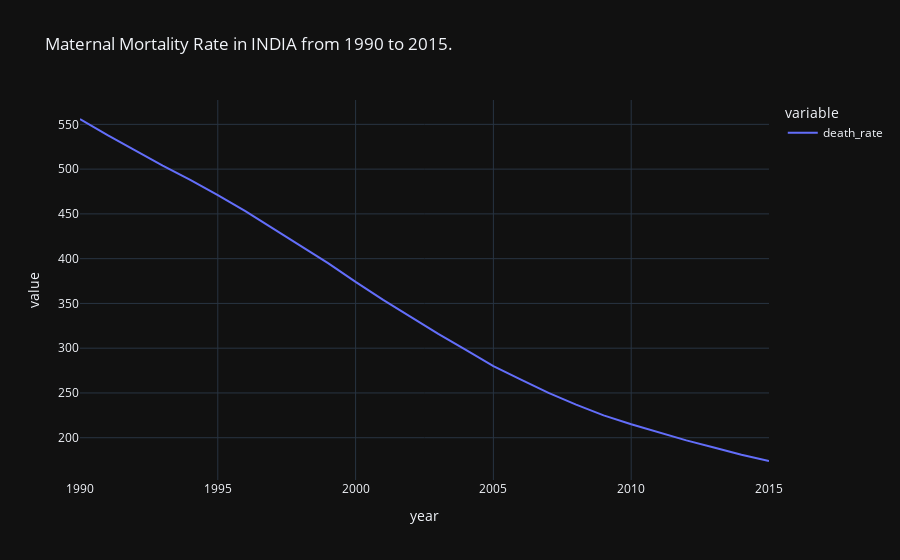

The code cell stored with this chart in its notebook:
### Code cell
# plot the data and MA
import plotly.express as px
fig = px.line(data, x="year", y=["death_rate"], template = 'plotly_dark', title = ' Maternal Mortality Rate in INDIA from 1990 to 2015.' )
fig.show()

### Figure 1 — Plotly figure (JSON) as saved in the notebook; plotly's stock layout.template omitted (floating-point values rounded to 4 significant figures)
{"data": [{"hovertemplate": "variable=death_rate<br>year=%{x}<br>value=%{y}<extra></extra>", "legendgroup": "death_rate", "line": {"color": "#636efa", "dash": "solid"}, "marker": {"symbol": "circle"}, "mode": "lines", "name": "death_rate", "orientation": "v", "showlegend": true, "type": "scatter", "x": [1990, 1991, 1992, 1993, 1994, 1995, 1996, 1997, 1998, 1999, 2000, 2001, 2002, 2003, 2004, 2005, 2006, 2007, 2008, 2009, 2010, 2011, 2012, 2013, 2014, 2015], "xaxis": "x", "y": [556, 538, 521, 504, 488, 471, 453, 434, 414, 395, 374, 354, 335, 316, 298, 280, 265, 250, 237, 225, 215, 206, 197, 189, 181, 174], "yaxis": "y"}], "layout": {"autosize": true, "legend": {"title": {"text": "variable"}, "tracegroupgap": 0}, "title": {"text": " Maternal Mortality Rate in INDIA from 1990 to 2015."}, "xaxis": {"anchor": "y", "autorange": true, "domain": [0, 1], "range": [1990, 2015], "title": {"text": "year"}, "type": "linear"}, "yaxis": {"anchor": "x", "autorange": true, "domain": [0, 1], "range": [152.8, 577.2], "title": {"text": "value"}, "type": "linear"}}}
